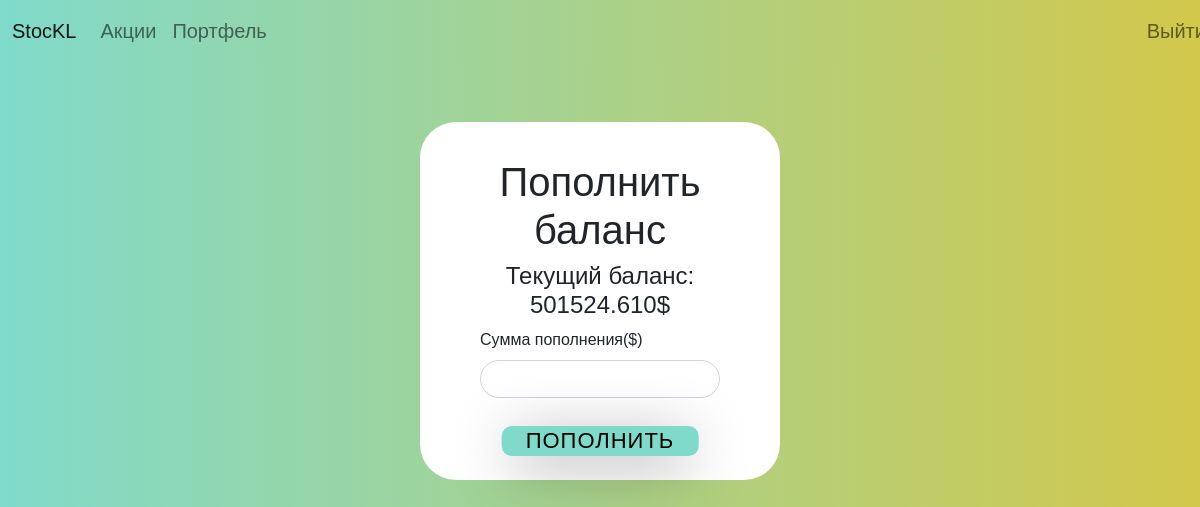
The app's page /money/1, older data.
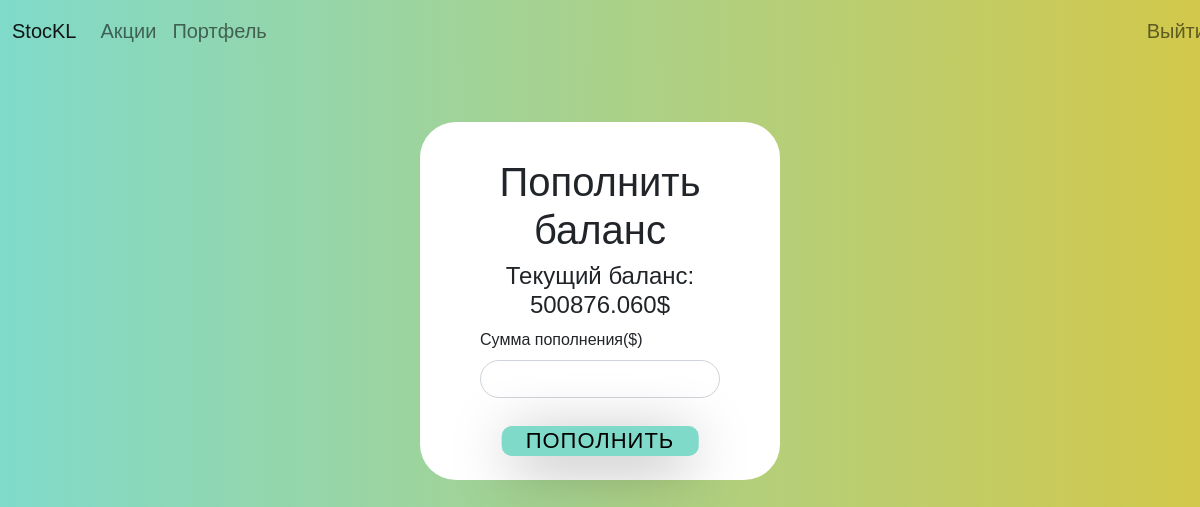
The same page, newer data.
### users/models.py (models this page shows, shortened)
class CustomUser(AbstractUser):
    username = None
    email = models.EmailField(l('email address'), unique=True)
    money = models.DecimalField(max_digits=10, decimal_places=3, null=True, default=0)
    USERNAME_FIELD = 'email'
    REQUIRED_FIELDS = []
    objects = CustomUserManager()

### users/views.py (the view, shortened to what this page needs)
# urls.py: path('money/<int:pk>', views.money, name='money'),
def money(request, pk):
    user = CustomUser.objects.get(pk=pk)
    if request.method == 'GET':
        form = ValueForm()
        context = {'user': user, 'form':form}
        return render(request, 'users/money.html', context)

### users/forms.py
class ValueForm(forms.Form):
    value = forms.FloatField(widget=NumberInput(attrs={
        'id': 'InputValue',
        'class': 'form-control',
    }))

### users/templates/users/money.html (shortened to what this page needs)
<!DOCTYPE html>
{% load static %}
{% include "exchangeapp/navbar.html"%}
<html lang="en">
<head>
    <link href="https://cdn.jsdelivr.net/npm/bootstrap@5.1.3/dist/css/bootstrap.min.css" rel="stylesheet">
    <link rel="stylesheet" type="text/css" href="{% static 'users/css/style.css' %}">
</head>
<body>
<form class="all" action="" method="post">
      <div class="profile">
         <center><h1>Пополнить баланс</h1></center>
          <center><h4>Текущий баланс: {{user.money}}$</h4></center>
        <div сlass="fields">
          <div class="mb-3">
   <label for="InputValue" class="form-label">Сумма пополнения($)</label>
    {{form.value}}
 </div>
 <button type="submit" class="btn btn-primary">Пополнить</button>
        </div>
      </div>
  </form>
</body>
</html>

Row changes from the older to the newer data that the page shows:
changed CustomUser: money "501524.610" → "500876.060"
